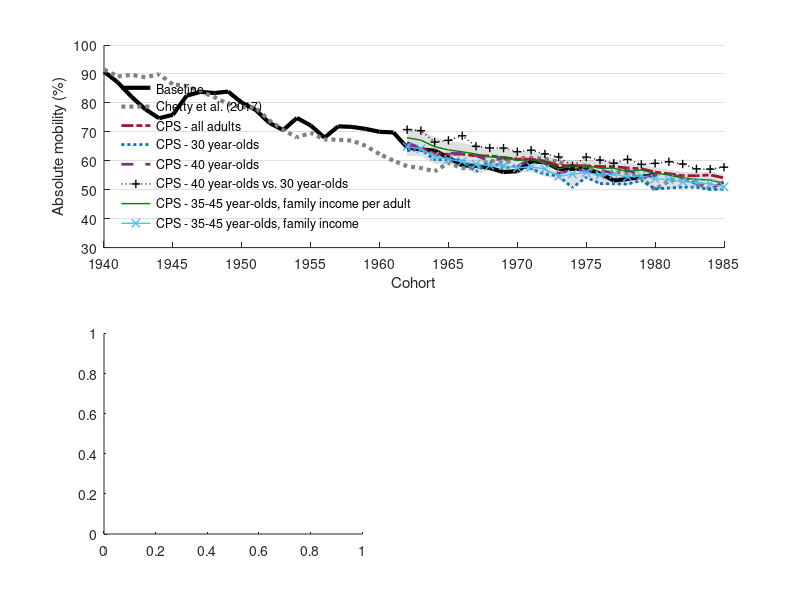

Source code (MATLAB): (Note: this script raises an error after producing the figure.)
%Creates Figure E.4 - a comparison of absolute intergenerational mobility
%estimates in the United States. This script only creates the plot using
%'cps_res.mat'. The absolute mobility estimates plotted are based on a code
%named 'run_cps_age_abs_weights.m', which is included in the 'Other code'
%folder. It could possibly take a few days to run, so to simplify the
%replication the simulation is separated from the plotting script.

clear;
close all;
load('cps_res.mat');

grey=[0.5 0.5 0.5];
purple=[0.494 0.184 0.556];
black=[0 0 0];
blue=[0 0.447 0.741];
darkred=[0.635 0.078 0.184];
green=[0 0.5 0];
cyan=[0.301 0.745 0.933];

close all
subplot(2,2,1:2)
h0=fill([YEARS(1:24)' fliplr(YEARS(1:24)')],[(min([absm01(1:24,[1 2 3 4 6 ]) absm(1:24,[1 2 3 4 6 ]) absm05(1:24,[1 2 3 4 6 ])]')) fliplr(max([absm01(1:24,[1 2 3 4 6 ]) absm(1:24,[1 2 3 4 6 ]) absm05(1:24,[1 2 3 4 6 ])]'))],'k');
set(h0,'facealpha',.12)
set(h0,'linestyle','none')
hold on
h1=plot(usa(usa(:,1)>=1940,1),usa(usa(:,1)>=1940,2),'k','linewidth',3);
h2=plot(usa(usa(:,1)>=1940,1),usa(usa(:,1)>=1940,3),':','color',[0.5 0.5 0.5],'linewidth',3);
h3=plot(YEARS(1:24),absm(1:24,1),'color',[0, 0.4470, 0.7410],'linewidth',2);
h4=plot(YEARS(1:24),absm(1:24,2),'-','color',[0.4940, 0.1840, 0.5560],'linewidth',2);
h5=plot(YEARS(1:24),absm(1:24,3),'-','color',[0.4660, 0.6740, 0.1880],'linewidth',1);
h9=plot(YEARS(1:24),absm(1:24,7),'k+:','linewidth',1);
h6=plot(YEARS(1:24),absm(1:24,4),'-','linewidth',2);
h8=plot(YEARS(1:24),absm(1:24,6),'x-','color',cyan,'linewidth',1);

set(h3,'color',darkred,'linewidth',2,'linestyle','-.')
set(h4,'color',blue,'linestyle',':','linewidth',2);
set(h5,'color',purple,'linestyle','--','linewidth',2);
set(h6,'color',green,'linestyle','-','linewidth',1);

ylim([30 100])
xlim([1940 1985])
xticks([1940:5:1985])
yticks([0:10:100])
xlabel('Cohort');
ylabel('Absolute mobility (%)');
legend([h1,h2,h3,h4,h5,h9,h6,h8],'Baseline','Chetty et al. (2017)','CPS - all adults','CPS - 30 year-olds','CPS - 40 year-olds','CPS - 40 year-olds vs. 30 year-olds','CPS - 35-45 year-olds, family income per adult','CPS - 35-45 year-olds, family income','location','southwest')
legend boxoff
set(gca, 'YGrid', 'on', 'XGrid', 'off')
box off

subplot(2,2,3)
h1=plot(YEARS(1:end-30),moving_average((means(31:end)./means(1:end-30))-1,2)*100,'color',[0, 0.4470, 0.7410],'linewidth',2);
hold on
h2=plot(YEARS(1:end-30),moving_average((means30(31:end)./means30(1:end-30))-1,2)*100,'--','color',[0.4940, 0.1840, 0.5560],'linewidth',2);
h3=plot(YEARS(1:end-30),moving_average((means40(31:end)./means40(1:end-30))-1,2)*100,'-','color',[0.4660, 0.6740, 0.1880],'linewidth',1);
h5=plot(YEARS(1:end-30),moving_average((means40(31:end)./means30(1:end-30))-1,2)*100,'k+:','linewidth',1);
h4=plot(YEARS(1:end-30),moving_average((meansh(31:end)./meansh(1:end-30))-1,2)*100,'x-','color',cyan,'linewidth',1);

ylim([0 71])
xlim([1960 1985])
xticks([1960:5:1985])
yticks([0:5:100])
xlabel('Cohort');
ylabel('30 year growth (%)');
legend([h1,h2,h3,h5,h4],'CPS - all adults','CPS - 30 year-olds','CPS - 40 year-olds','CPS - 40 year-olds vs. 30 year-olds','CPS - 35-45 year-olds, family income','location','southwest')
legend boxoff
set(gca, 'YGrid', 'on', 'XGrid', 'off')
box off
set(h1,'color',darkred,'linewidth',2,'linestyle','-.')
set(h2,'color',blue,'linestyle',':','linewidth',2);
set(h3,'color',purple,'linestyle','--','linewidth',2);

subplot(2,2,4)
h1=plot(YEARS(1:end-30),moving_average((ineqs(31:end)-ineqs(1:end-30)),2),'color',[0, 0.4470, 0.7410],'linewidth',2);
hold on
h2=plot(YEARS(1:end-30),moving_average((ineqs30(31:end)-ineqs30(1:end-30)),2),'--','color',[0.4940, 0.1840, 0.5560],'linewidth',2);
h3=plot(YEARS(1:end-30),moving_average((ineqs40(31:end)-ineqs40(1:end-30)),2),'-','color',[0.4660, 0.6740, 0.1880],'linewidth',1);
h4=plot(YEARS(1:end-30),moving_average((ineqsh(31:end)-ineqsh(1:end-30)),2),'x-','color',cyan,'linewidth',1);

ylim([-6 10])
xlim([1960 1985])
xticks([1960:5:1985])
yticks([-10:2:100])
xlabel('Cohort');
ylabel('Change in top 10% income share (pp)');
legend([h1,h2,h3,h4],'CPS - all adults','CPS - 30 year-olds','CPS - 40 year-olds','CPS - 35-45 year-olds, family income','location','southeast')
legend boxoff
set(gca, 'YGrid', 'on', 'XGrid', 'off')
box off
set(h1,'color',darkred,'linewidth',2,'linestyle','-.')
set(h2,'color',blue,'linestyle',':','linewidth',2);
set(h3,'color',purple,'linestyle','--','linewidth',2);

%Export figure
set(gcf,'color','w');
set(gcf, 'Position', [10 10 500*2 400*2]);
exportgraphics(gcf,'figureE4.jpg','Resolution',1200)
exportgraphics(gcf,'figureE4.pdf')
exportgraphics(gcf,'figureE4.eps')
close all
clear